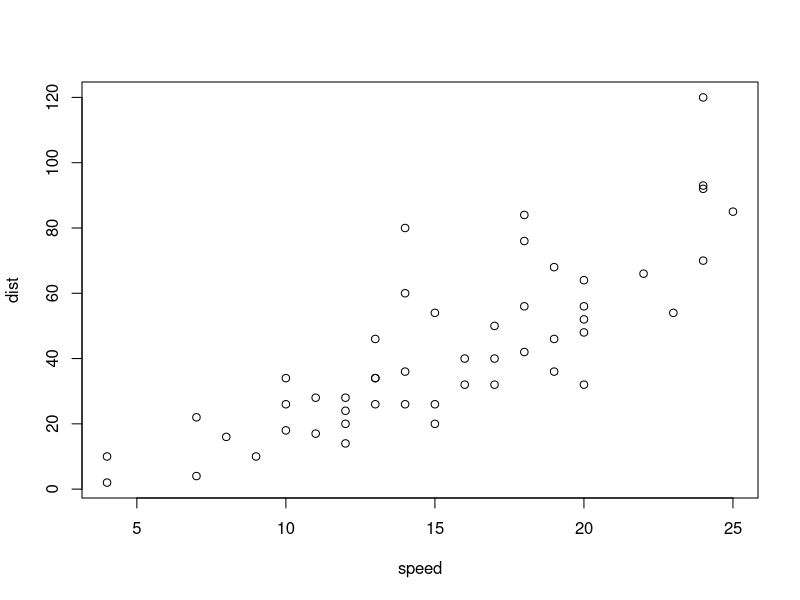
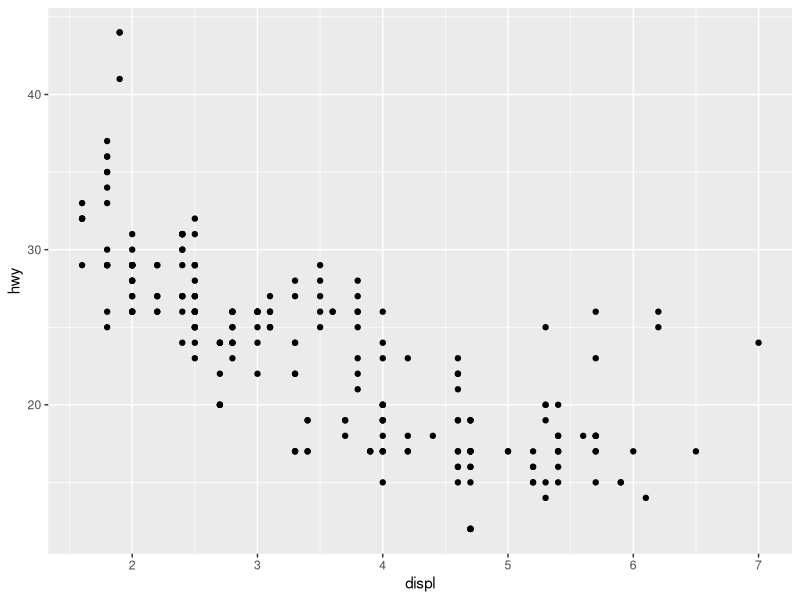

R code for these plots, in order:
if (!dir.exists("./Exploratory Data Analysis")){
      dir.create("./Exploratory Data Analysis")
}
#### Exploratory Analysis ####

library(datasets)
data("cars")
with(cars,plot(speed,dist))

library(ggplot2)
data(mpg)
qplot(displ,hwy,data = mpg)